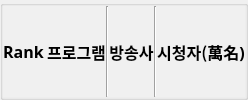
                      <widget class="QGroupBox" name="groupBox_20">
                       <property name="styleSheet">
                        <string notr="true">background-color : rgb(240, 240, 240)</string>
                       </property>
                       <property name="title">
                        <string/>
                       </property>
                       <layout class="QHBoxLayout" name="horizontalLayout_16">
                        <property name="spacing">
                         <number>0</number>
                        </property>
                        <property name="leftMargin">
                         <number>0</number>
                        </property>
                        <property name="topMargin">
                         <number>0</number>
                        </property>
                        <property name="rightMargin">
                         <number>0</number>
                        </property>
                        <property name="bottomMargin">
                         <number>0</number>
                        </property>
                        <item>
                         <widget class="QLabel" name="label_59">
                          <property name="maximumSize">
                           <size>
                            <width>82</width>
                            <height>16777215</height>
                           </size>
                          </property>
                          <property name="font">
                           <font>
                            <family>나눔고딕</family>
                            <pointsize>12</pointsize>
                            <weight>75</weight>
                            <bold>true</bold>
                           </font>
                          </property>
                          <property name="styleSheet">
                           <string notr="true">background-color : rgb(240, 240, 240)</string>
                          </property>
                          <property name="text">
                           <string>Rank</string>
                          </property>
                          <property name="alignment">
                           <set>Qt::AlignCenter</set>
                          </property>
                          <property name="margin">
                           <number>5</number>
                          </property>
                         </widget>
                        </item>
                        <item>
                         <widget class="Line" name="line_32">
                          <property name="styleSheet">
                           <string notr="true">border : 1px
</string>
                          </property>
                          <property name="orientation">
                           <enum>Qt::Vertical</enum>
                          </property>
                         </widget>
                        </item>
                        <item>
                         <widget class="QLabel" name="label_60">
                          <property name="font">
                           <font>
                            <family>나눔고딕</family>
                            <pointsize>12</pointsize>
                            <weight>75</weight>
                            <bold>true</bold>
                           </font>
                          </property>
                          <property name="text">
                           <string>프로그램</string>
                          </property>
                          <property name="alignment">
                           <set>Qt::AlignCenter</set>
                          </property>
                          <property name="margin">
                           <number>0</number>
                          </property>
                         </widget>
                        </item>
                        <item>
                         <widget class="Line" name="line_33">
                          <property name="orientation">
                           <enum>Qt::Vertical</enum>
                          </property>
                         </widget>
                        </item>
                        <item>
                         <widget class="QLabel" name="label_61">
                          <property name="maximumSize">
                           <size>
                            <width>200</width>
                            <height>16777215</height>
                           </size>
                          </property>
                          <property name="font">
                           <font>
                            <family>나눔고딕</family>
                            <pointsize>12</pointsize>
                            <weight>75</weight>
                            <bold>true</bold>
                           </font>
                          </property>
                          <property name="text">
                           <string>방송사</string>
                          </property>
                          <property name="alignment">
                           <set>Qt::AlignCenter</set>
                          </property>
                          <property name="margin">
                           <number>0</number>
                          </property>
                         </widget>
                        </item>
                        <item>
                         <widget class="Line" name="line_34">
                          <property name="orientation">
                           <enum>Qt::Vertical</enum>
                          </property>
                         </widget>
                        </item>
                        <item>
                         <widget class="QLabel" name="label_62">
                          <property name="maximumSize">
                           <size>
                            <width>150</width>
                            <height>16777215</height>
                           </size>
                          </property>
                          <property name="font">
                           <font>
                            <family>나눔고딕</family>
                            <pointsize>12</pointsize>
                            <weight>75</weight>
                            <bold>true</bold>
                           </font>
                          </property>
                          <property name="text">
                           <string>시청자(萬名)</string>
                          </property>
                          <property name="alignment">
                           <set>Qt::AlignCenter</set>
                          </property>
                         </widget>
                        </item>
                       </layout>
                      </widget>
